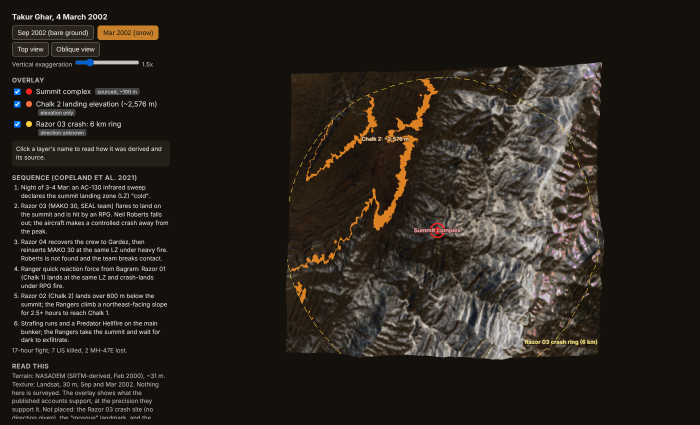
#> input picture gods-eye-view/research/takur-ghar/overlay_top_mar.png, 1400 x 850 px, given in place of o, which was not available (shown at 1/2 size)
$ python -i frame_orientation.py   (imports and definitions only)
#> lines starting #> are read from the running program, lines starting #| are printed output that depends on the picture; after the words box and inside, x2 and y2 are one past the last pixel; in counts of white or black regions, pixels touching at a corner belong together; pictures that were not available may be replaced by others from this repository, and a replacement may not be noted
#> in features, img is the input picture: shape (850, 1400, 3); mean B, G, R 29.7, 35.8, 41.2
"""Which way is north in each Predator infrared frame?  The Predator circles its target, so every frame is turned
differently; only Blaber's schematic carries a north arrow.  This script reproduces the numbers in README.md
("Which way is north in each infrared frame"). The slides are the user's files and are not in this repository.

  python3 frame_orientation.py
        Fit Blaber's schematic onto the wide infrared frame and print the frame's north and look azimuth, and what the
        HUD azimuth implies for the HUD frame.  Needs numpy only.
  python3 frame_orientation.py --same-frame WIDE1.png WIDE2.png ...
        Check that slide screenshots share one background frame (SIFT + RANSAC on the infrared picture, annotations
        masked).  Needs opencv-python-headless.  A zoomed slide gives a handful of inliers, i.e. no match.
  python3 frame_orientation.py --figure OUT.png --schematic S.png --wide W.png --hud H.png
        Draw the north arrows (needs matplotlib, opencv, pillow).

Pixel positions below were read by eye from the screenshots (about +/-3 px on the schematic, +/-6 px on the wide frame,
where the label sits inside each outline).  The schematic is a sketch, not to scale, so treat the angles as +/-20 deg.
"""
import argparse
import math
import sys
from math import atan2, cos, degrees, radians, sin

import numpy as np

# Blaber schematic (slide "QRF INFIL/SHOOTDOWN IN RZR 01 - 6:14am", screenshot px; x right, y down) and the same
# features on the wide infrared frame (slide "Enemy Movement 5:56-6:03am", screenshot px).
SCHEMATIC = {"R2": (521.3, 64.7), "R1": (553.3, 116.7), "B2": (589.2, 85.8), "B1": (590.8, 154.2),
             "DSHK": (494.2, 23.7), "trench end": (574.7, 69.7)}
WIDE = {"R2": (250, 352), "R1": (340, 340), "B2": (290, 318), "B1": (383, 322),
        "DSHK": (195, 412), "trench end": (260, 321)}
NORTH_ARROW = 66.9                  # deg clockwise from page-up, measured on all four schematic panels (schematic_register.py)
PAGE_UP_BEARING = 360 - NORTH_ARROW  # 293.1
HUD_AZIMUTH = 232.79                # HUD field; read here as the camera's look direction (see README for the checks)
F_RANGE = (1.4, 2.9)                # f = 1/sin(depression angle): 46 to 20 deg of tilt, unknown for the frame


# [21 lines left out: functions fit, north_on_screen, not called in this run]


def circular(a):
    m = degrees(atan2(np.sin(np.radians(a)).mean(), np.cos(np.radians(a)).mean()))
    return m, np.percentile(((np.asarray(a) - m + 180) % 360) - 180, [5, 95])


# [32 lines left out: function report, not called in this run]


# ---- same-frame check -----------------------------------------------------------------------------------------------
def ir_rect(img):
    """Bounding box of the infrared picture inside a slide screenshot (not white margin, not dark UI)."""
    import cv2
    g = cv2.cvtColor(img, cv2.COLOR_BGR2GRAY)
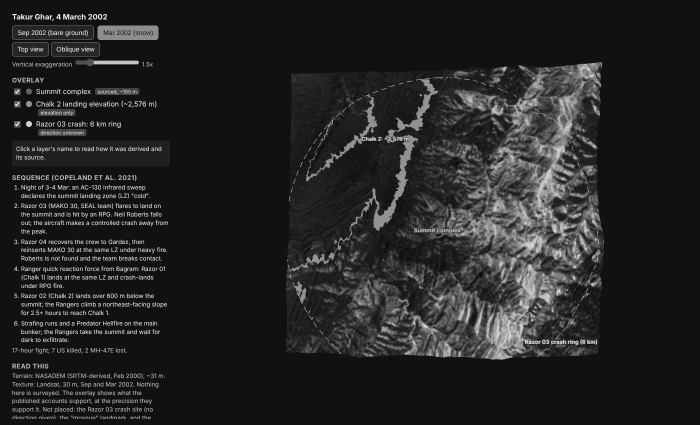
#> g: shape (850, 1400) (shown at 1/2 size); min 3, max 255, mean 36.5
    mid = (g > 35) & (g < 238)
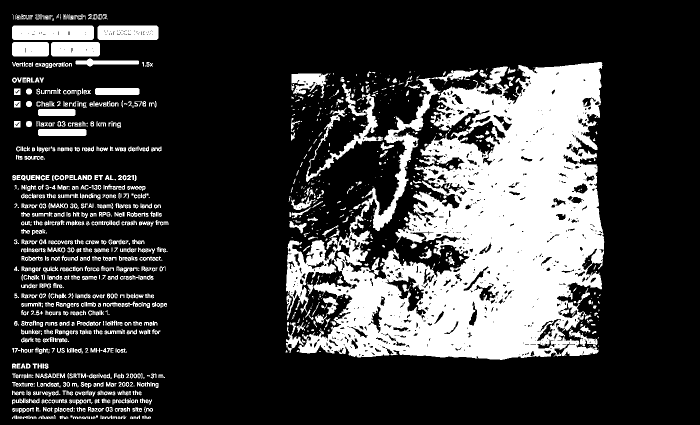
#> mid: shape (850, 1400) bool (shown at 1/2 size); 23.3% white; 1269 white regions (496 under 20 px), largest, box (x1, y1, x2, y2) and area: (572, 124, 1209, 720) 205340, (24, 51, 188, 80) 4689, (612, 167, 756, 364) 4183
    def longest(v):
        best, start = (0, 0, 0), None
        for i, ok in enumerate(list(v) + [False]):
            if ok and start is None: start = i
            if not ok and start is not None:
                best = max(best, (i - start, start, i)); start = None
#> this loop made 1401 passes
#> best on passes 928, 937, 957, 963, 1148, 1151: (4, 923, 927), (8, 928, 936), (8, 928, 936), (8, 928, 936), (166, 981, 1147), (166, 981, 1147)
        return best[1], best[2]
    (x0, x1), (y0, y1) = longest(mid.mean(0) > 0.55), longest(mid.mean(1) > 0.55)
#> x0 = 981; x1 = 1147; y0 = 0; y1 = 0
    return x0, y0, x1, y1


def features(path):
    import cv2
    img = cv2.imread(path)
    x0, y0, x1, y1 = ir_rect(img)
#> x0 = 981; y0 = 0; x1 = 1147; y1 = 0
    crop = img[y0:y1, x0:x1]
#> crop = empty array
#> (the run stopped early here; a loop or call above may not have finished)

$ run again, on gods-eye-view/research/takur-ghar/takur_ghar_2002_mar_texture.png
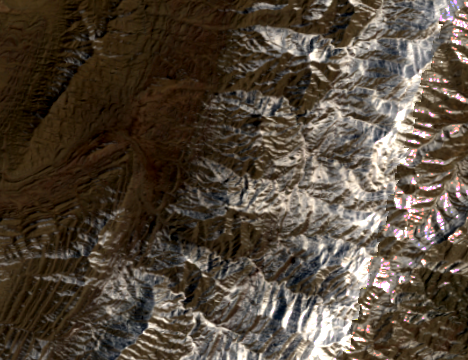
#> input picture gods-eye-view/research/takur-ghar/takur_ghar_2002_mar_texture.png, 468 x 360 px, given in place of t, which was not available
#> in features, img is the input picture: shape (360, 468, 3); mean B, G, R 58.6, 71.4, 83.1
#> in ir_rect, `mid = (g > 35) & (g < 238)`:
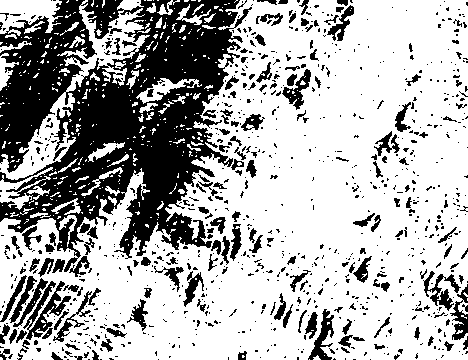
#> mid: shape (360, 468) bool; 68.3% white; 906 black regions (733 under 20 px), largest, box (x1, y1, x2, y2) and area: (0, 0, 252, 272) 35887, (23, 281, 71, 340) 875, (423, 271, 461, 311) 522
#> the loop in longest, `for i, ok in enumerate(list(v) + [False]):` made 469 passes
#> (ok, best) on pass 9: (False, (8, 0, 8))
#> the loop in longest (call 2), `for i, ok in enumerate(list(v) + [False]):` made 361 passes
#> best on passes 76, 81, 86, 92, 115, 361: (75, 0, 75), (75, 0, 75), (75, 0, 75), (75, 0, 75), (75, 0, 75), (235, 125, 360)
#> in ir_rect, `(x0, x1), (y0, y1) = longest(mid.mean(0) > 0.55), longest(mid.mean(1) ..`: x0 = 211; x1 = 468; y0 = 125; y1 = 360
#> in features, `x0, y0, x1, y1 = ir_rect(img)`: x0 = 211; y0 = 125; x1 = 468; y1 = 360
#> hsv: shape (235, 257, 3); mean H, S, V 24.5, 70, 114.4
#> box: shape (235, 257); every value is 0
#> bad: shape (235, 257); values 0 (black) and 1 (white), 62.3% white; 219 black regions (170 under 20 px), largest, box (x1, y1, x2, y2) and area: (0, 0, 203, 235) 17121, (188, 70, 257, 128) 818, (175, 130, 209, 172) 407
#> in features, `valid = cv2.resize(valid, (g.shape[1], g.shape[0]), interpolation=cv2...`:
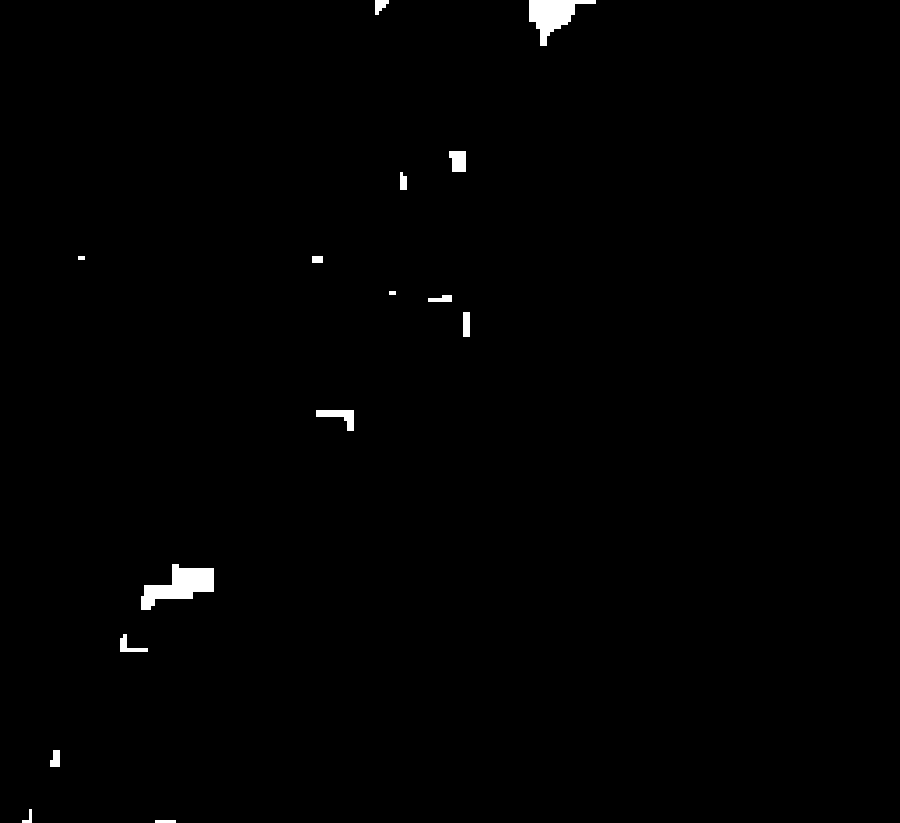
#> valid: shape (823, 900); 0.67% white; 15 white regions, largest, box (x1, y1, x2, y2) and area: (141, 564, 214, 610) 1722, (529, 0, 596, 46) 1416, (316, 410, 354, 431) 376
